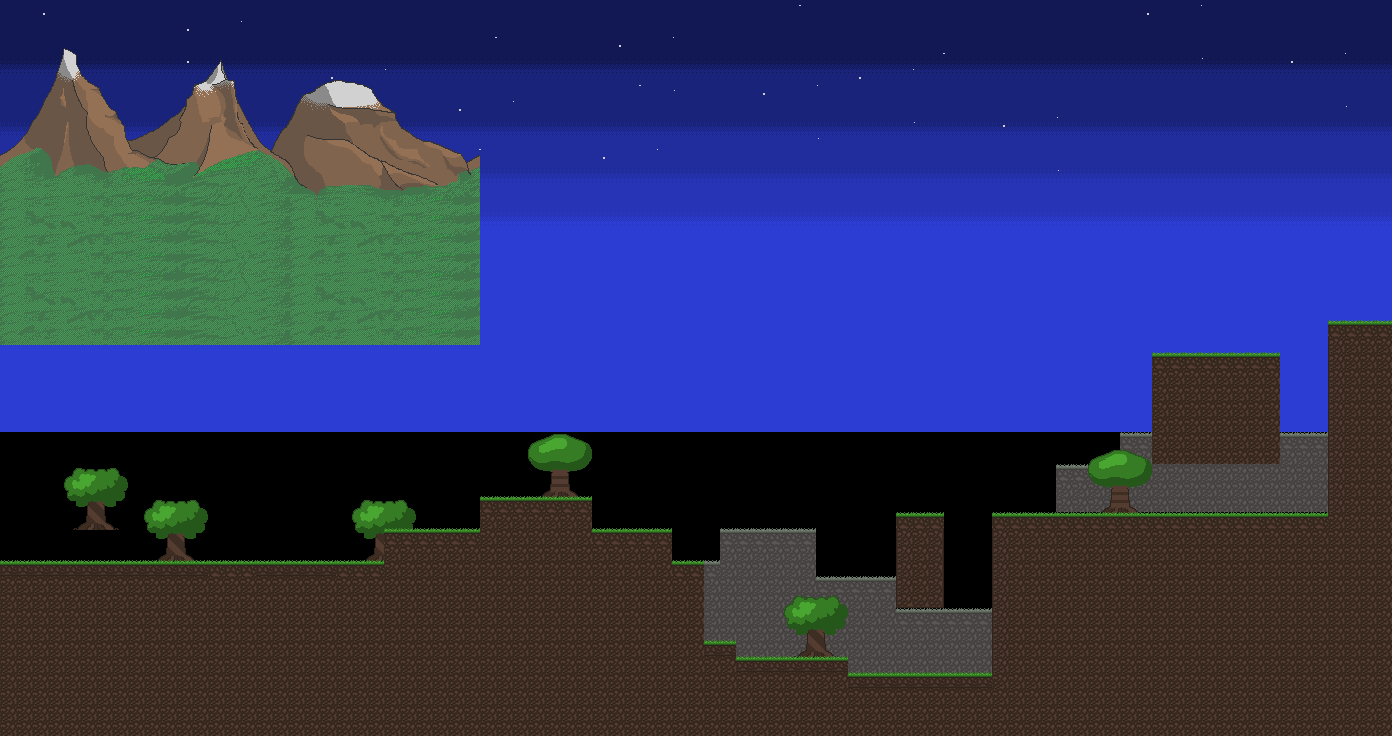

Tiled map render using the project's own tile images. Description and the map definition, with tile-layer contents summarised, below:
An orthogonal 87x46 tile map with 16x16 px tiles, 6 tile layers (Sky, Stars, Ground-background, Trees-background, ...), 2 tilesets, 1 image layer and 15 objects (teleportZone).

<map version="1.0" tiledversion="1.1.6" orientation="orthogonal" renderorder="right-down" width="87" height="46" tilewidth="16" tileheight="16" infinite="0" nextobjectid="47">
 <tileset firstgid="1" name="TempleEntrance1" tilewidth="16" tileheight="16" tilecount="1400" columns="40">
  <image source="../res/sprites/TempleEntrance1.png" width="640" height="560" />
 </tileset>
 <tileset firstgid="1401" name="TempleEntrance1" tilewidth="16" tileheight="16" tilecount="1400" columns="40">
  <image source="../res/sprites/TempleEntrance1.png" width="640" height="560" />
 </tileset>
 <layer name="Sky" width="87" height="46">
  <properties>
   <property name="zdistance" type="float" value="0.01" />
  </properties>
  <data>[4002 cells, 2349 non-empty, 18 distinct tile ids]</data>
 </layer>
 <layer name="Stars" width="87" height="46">
  <properties>
   <property name="zdistance" type="float" value="0" />
  </properties>
  <data>[4002 cells, 244 non-empty, 35 distinct tile ids]</data>
 </layer>
 <imagelayer name="mountainsBackground" offsetx="0" offsety="45">
  <image source="../res/sprites/mountains.png" width="480" height="300" />
  <properties>
   <property name="zdistance" type="float" value="0.05" />
  </properties>
 </imagelayer>
 <layer name="Ground-background" width="87" height="46">
  <properties>
   <property name="zdistance" type="float" value="0.9" />
  </properties>
  <data>[4002 cells, 341 non-empty, 2 distinct tile ids]</data>
 </layer>
 <layer name="Trees-background" width="87" height="46">
  <properties>
   <property name="zdistance" type="float" value="0.9" />
  </properties>
  <data>[4002 cells, 20 non-empty, 20 distinct tile ids]</data>
 </layer>
 <layer name="Trees" width="87" height="46">
  <data>[4002 cells, 101 non-empty, 40 distinct tile ids]</data>
 </layer>
 <layer name="Ground" width="87" height="46">
  <properties>
   <property name="foreground" type="bool" value="true" />
  </properties>
  <data>[4002 cells, 1089 non-empty, 8 distinct tile ids]</data>
 </layer>
 <objectgroup name="CollisionLayer">
  <object id="1" x="-64" y="560" width="656" height="176" />
  <object id="8" x="384" y="528" width="32" height="32" />
  <object id="9" x="416" y="528" width="64" height="32" />
  <object id="10" x="480" y="496" width="112" height="64" />
  <object id="13" x="704" y="672" width="288" height="64" />
  <object id="14" x="992" y="512" width="400" height="224" />
  <object id="15" x="894.667" y="512" width="49.3333" height="96" />
  <object id="23" x="1328" y="320" width="264" height="192" />
  <object id="26" x="1152.5" y="351" width="128" height="113" />
  <object id="31" x="-192" y="-496" width="172" height="1776" />
  <object id="35" x="592" y="528" width="80" height="208" />
  <object id="36" x="672" y="560" width="32" height="176" />
  <object id="44" x="704" y="640" width="32" height="32" />
  <object id="45" x="736" y="656" width="112" height="16" />
 </objectgroup>
 <objectgroup name="Zones">
  <object id="27" type="teleportZone" x="1420" y="-608" width="121" height="1872">
   <properties>
    <property name="destinationLevel" value="temple-entrance-2" />
    <property name="destinationX" type="float" value="0" />
    <property name="destinationY" type="float" value="673" />
   </properties>
  </object>
 </objectgroup>
</map>
